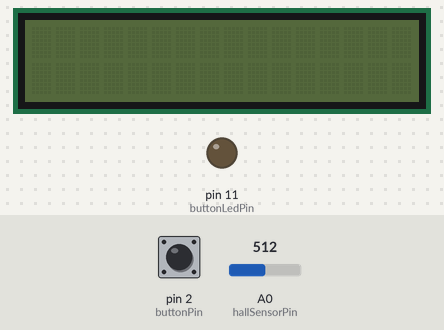
Bench run of a sketch on a simulated Arduino Uno, built with avr-gcc and run on an emulated ATmega328P. On the bench: 16×2 character LCD, output pins drawn as LEDs (lit = HIGH). The inputs (shaded band) are chosen by the test bench; at power-on: pin 2 (buttonPin) HIGH, A0 (hallSensorPin) = 512. Sleep ends after the set time or at an interrupt.

Above: at 5.0 s.
5.1 s: pin 2 (buttonPin) pulled LOW for 0.15 s
At 7.2 s:
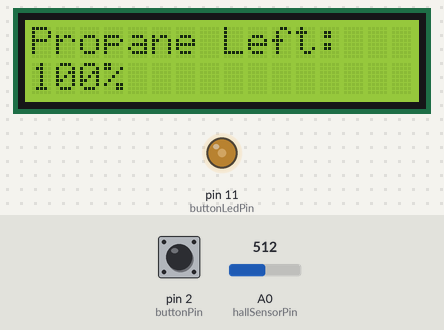
7.5 s: A0 (hallSensorPin) set to 716
At 8.6 s:
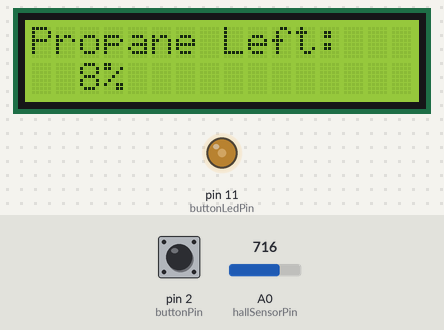
9.2 s: A0 (hallSensorPin) set to 900
10.7 s: pin 2 (buttonPin) pulled LOW for 1 s
At 41.8 s:
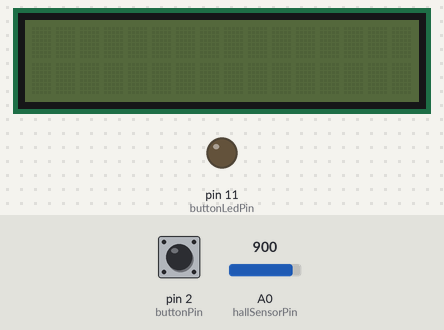
Timing chart, 0 to 42.3 s (numbered marks = the images above; inputs shaded):
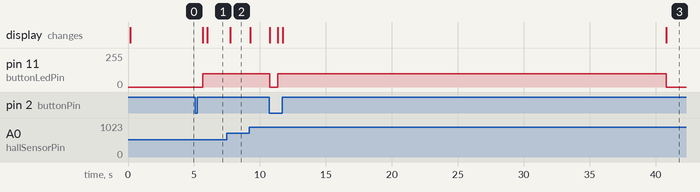

Measured:
- after the input at 5.1 s, pin 11 (buttonLedPin): 0/255 → 100/255 after 0.56 s; the display: first changes after 0.56 s (image 1 shows a later state)
- after the input at 7.5 s, the display: changes after 0.25 s (image 2)
- after the input at 10.7 s, pin 11 (buttonLedPin): 100/255 → 0/255 after 0.05 s instead of 24.4 s

The sketch:

final_display_with_sleep_mode.ino
```cpp
#include <LiquidCrystal_I2C.h>
#include <avr/sleep.h>
#include <avr/power.h>

LiquidCrystal_I2C lcd(0x27, 16, 2);

// ── Pin definitions ──
const int buttonPin     = 2;
const int buttonLedPin  = 11;
const int hallSensorPin = A0;

// ── LED brightness ──
const int ledBrightness = 100;

// ── Calibration endpoints ──
const int RAW_EMPTY = 735;   // ADC when tank is EMPTY
const int RAW_FULL  = 515;   // ADC when tank is FULL

// ── Sampling ──
const int NUM_SAMPLES = 15;

// ── Auto-shutoff timeout ──
const unsigned long SHUTOFF_TIMEOUT = 30000;  // 30 seconds

// ── State ──
volatile bool wakeFlag    = false;
bool          displayOn   = false;
bool          needsRedraw = true;

// Button debounce
bool lastButtonState = HIGH;
bool buttonState     = HIGH;
unsigned long lastDebounceTime  = 0;
const unsigned long debounceDelay = 50;

// Timers
unsigned long lastDisplayUpdate = 0;
const unsigned long displayUpdateInterval = 250;
unsigned long displayOnTime = 0;

void wakeISR() {
  wakeFlag = true;
}

// ── Smoothed sensor read ──
int getSmoothedRaw() {
  long sum = 0;
  for (int i = 0; i < NUM_SAMPLES; i++) {
    sum += analogRead(hallSensorPin);
    delay(2);
  }
  return (int)(sum / NUM_SAMPLES);
}

// ── Turn everything off and enter deep sleep ──
void goToSleep() {
  displayOn = false;
  analogWrite(buttonLedPin, 0);
  lcd.noBacklight();
  lcd.clear();

  delay(50);  // let I2C finish

  set_sleep_mode(SLEEP_MODE_PWR_DOWN);
  sleep_enable();
  attachInterrupt(digitalPinToInterrupt(buttonPin), wakeISR, LOW);

  sleep_cpu();

  // Execution resumes here after wake
  sleep_disable();
  detachInterrupt(digitalPinToInterrupt(buttonPin));
}

// ── Wake and turn display on ──
void wakeUp() {
  displayOn   = true;
  needsRedraw = true;
  wakeFlag    = false;
  displayOnTime     = millis();
  lastDisplayUpdate = 0;

  lcd.init();
  delay(500);
  lcd.backlight();
  analogWrite(buttonLedPin, ledBrightness);
}

void setup() {
  delay(100);
  lcd.init();
  delay(500);

  pinMode(buttonPin,     INPUT_PULLUP);
  pinMode(buttonLedPin,  OUTPUT);
  pinMode(hallSensorPin, INPUT);

  // Start asleep
  goToSleep();
}

void loop() {
  // ── Handle wake from sleep ──
  if (wakeFlag && !displayOn) {
    wakeUp();
    delay(300);  // ignore bounce right after wake
    lastButtonState = digitalRead(buttonPin);
    buttonState     = lastButtonState;
    return;
  }

  // ── Button debounce ──
  int reading = digitalRead(buttonPin);

  if (reading != lastButtonState) {
    lastDebounceTime = millis();
  }

  if ((millis() - lastDebounceTime) > debounceDelay) {
    if (reading != buttonState) {
      buttonState = reading;
      if (buttonState == LOW && displayOn) {
        goToSleep();
        return;
      }
    }
  }

  lastButtonState = reading;

  // ── Auto-shutoff ──
  if (displayOn && (millis() - displayOnTime >= SHUTOFF_TIMEOUT)) {
    goToSleep();
    return;
  }

  // ── Display update ──
  if (displayOn && (millis() - lastDisplayUpdate >= displayUpdateInterval)) {
    lastDisplayUpdate = millis();

    int rawValue = getSmoothedRaw();
    int percent  = map(rawValue, RAW_EMPTY, RAW_FULL, 0, 100);
    percent = constrain(percent, 0, 100);

    if (needsRedraw) {
      lcd.clear();
      lcd.setCursor(0, 0);
      lcd.print("Propane Left:");
      needsRedraw = false;
    }

    // Percentage on second line, padded to avoid leftover chars
    lcd.setCursor(0, 1);
    if (percent < 100) lcd.print(" ");
    if (percent < 10)  lcd.print(" ");
    lcd.print(percent);
    lcd.print("%   ");
  }
}
```
